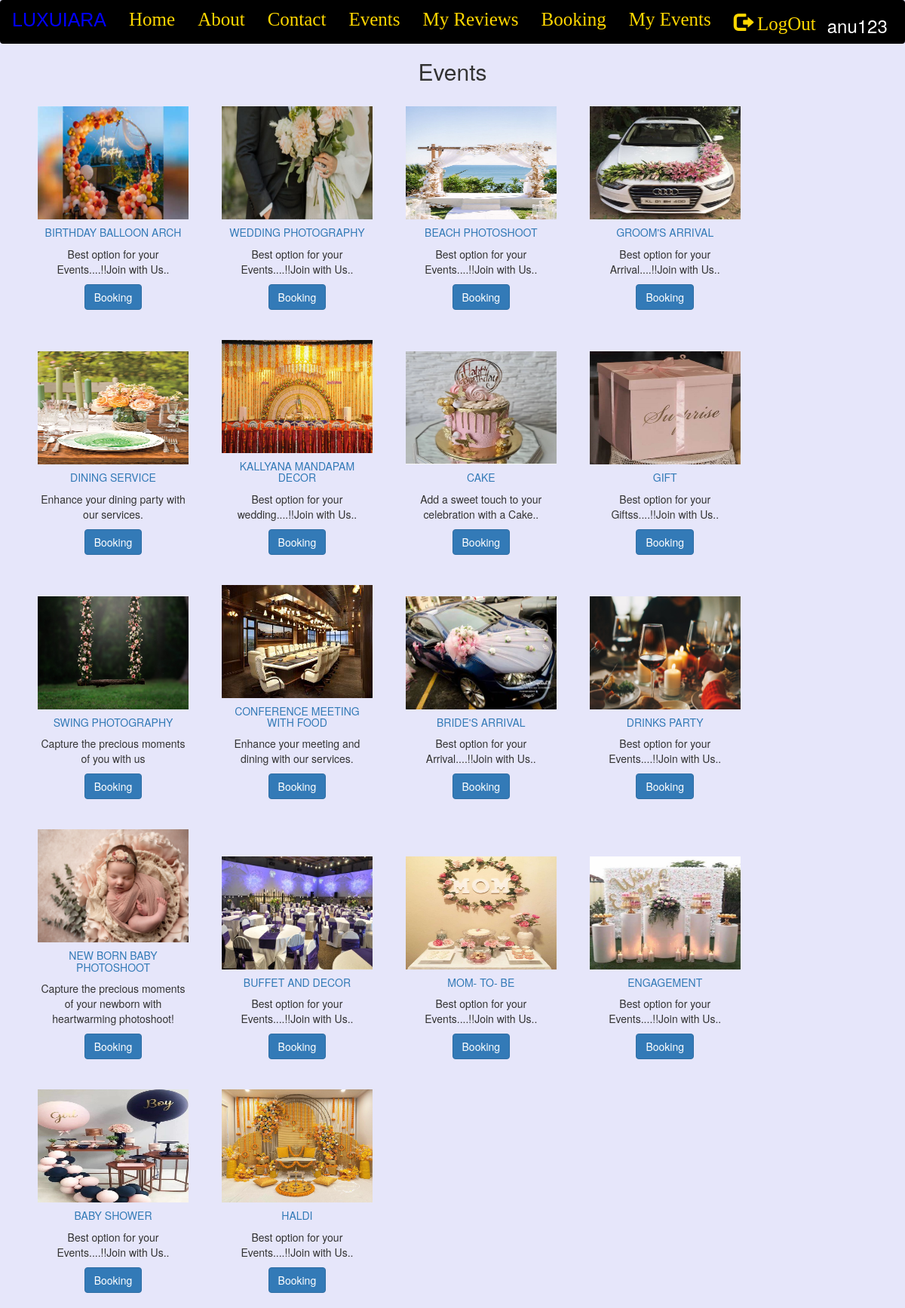
Screenshot of /events/ (signed in) with the database file from the repository.
### myapp/models.py (models this page shows, shortened)
class Event(models.Model):
    img=models.ImageField(upload_to="pic")
    name=models.CharField(max_length=50)
    desc=models.CharField(max_length=500)

### myapp/views.py (the view)
# urls.py: path('events/',views.events,name='events'),
@login_required
def events(request):
    dict_eve={
        'eve':Event.objects.all()
    }
    return render(request,'events.html',dict_eve)

### templates/events.html (shortened to what this page needs)
{% extends 'base.html' %}
{% load static %}
{% block content %}
<h2 class="text-center">Events</h2>
<div class="container">
    {% for event in eve %}
    <div class="card text-center" style="width: 20rem; display:inline-block;margin: 20px;">
        <img src="{{ event.img.url }}" class="card-img-top" alt="..." height="150px" width="200px">
        <div class="card-body">
            <h5 class="card-title">
                <a href="{% url 'event_detail' event.id %}">{{ event.name }}</a>
            </h5>
            <p class="card-text">{{ event.desc }}</p>
        </div>
        <a href="{% url 'booking' %}" class="btn btn-primary">Booking</a>
    </div>
    {% endfor %}
</div>
{% endblock %}

### templates/base.html (shortened to what this page needs)
 {% load static%}
<!DOCTYPE html>
<html lang="en">
<head>
    <link rel="stylesheet" href="https://maxcdn.bootstrapcdn.com/bootstrap/3.4.1/css/bootstrap.min.css">
    <link href="https://cdnjs.cloudflare.com/ajax/libs/font-awesome/5.15.0/css/all.min.css" rel="stylesheet">
</head>
<body>
<nav class="navbar navbar-bg-light">
    <div class="container-fluid" >
        <div class="navbar-header">
            <a class="navbar-brand" href="{% url 'index' %}">LUXUIARA</a>
        </div>
        <ul class="nav navbar-nav mx-auto">
            <li class="active"><a href="{% url 'index' %}">Home</a></li>
            <li><a href="{% url 'about' %}">About</a></li>
             <li><a href="{% url 'contact' %}">Contact</a></li>
            {% if user.is_authenticated %}
                <li><a href="{% url 'events' %}">Events</a></li>
            {% else %}
                <li><a href="{% url 'events1' %}">Events List</a></li>
            {% endif %}
            {% if user.is_authenticated %}
                <li><a href="{% url 'feedback' %}">My Reviews</a></li>
            {% else %}
                 <li><a href="{% url 'feedback1' %}">Reviews</a></li>
            {% endif %}
            {% if user.is_authenticated %}
                <li><a href="{% url 'booking' %}">Booking</a></li>
                 <li><a href="{% url 'my_events' %}">My Events</a></li>
                <li><a href="{% url 'logout' %}"><span class="glyphicon glyphicon-log-out"></span> LogOut</a></li></ul><h3 style="color:white;">{{user.username}}</h3>
            {% else %}
                <ul class="nav navbar-nav navbar-right">
                    <li><a href="{% url 'register' %}"><span class="glyphicon glyphicon-user"></span> Sign Up</a></li>
                    <li><a href="{% url 'login' %}"><span class="glyphicon glyphicon-log-in"></span> Login</a></li>
                </ul>
            {% endif %}
    </div>
</nav>
{% block content %}
{% endblock %}
</body>
</html>

### templates/base.html (style rules this page uses)
.navbar { background-color: black !important; }
.nav li a { color:gold; font-size: 25px; font-family:Times New Roman; }
.navbar-brand { color: blue; font-size: 25px; font-family: Impact, Haettenschweiler, 'Arial Narrow Bold', sans-serif; }

### templates/events.html (style rules this page uses)
body { background-color:lavender; }

### rows the page displays
Event: img (picture), name "BIRTHDAY BALLOON ARCH", desc "Best option for your Events....!!Join with Us.."
Event: img (picture), name "WEDDING PHOTOGRAPHY", desc "Best option for your Events....!!Join with Us.."
Event: img (picture), name "BEACH PHOTOSHOOT", desc "Best option for your Events....!!Join with Us.."
Event: img (picture), name "GROOM'S ARRIVAL", desc "Best option for your Arrival....!!Join with Us.."
Event: img (picture), name "DINING SERVICE", desc "Enhance your dining party with our services."
Event: img (picture), name "KALLYANA MANDAPAM DECOR", desc "Best option for your wedding....!!Join with Us.."
Event: img (picture), name "CAKE", desc "Add a sweet touch to your celebration with a Cake.."
Event: img (picture), name "GIFT", desc "Best option for your Giftss....!!Join with Us.."
Event: img (picture), name "SWING PHOTOGRAPHY", desc "Capture the precious moments of you with us"
Event: img (picture), name "CONFERENCE MEETING WITH FOOD", desc "Enhance your meeting and dining with our services."
Event: img (picture), name "BRIDE'S ARRIVAL", desc "Best option for your Arrival....!!Join with Us.."
Event: img (picture), name "DRINKS PARTY", desc "Best option for your Events....!!Join with Us.."
Event: img (picture), name "NEW BORN BABY PHOTOSHOOT", desc "Capture the precious moments of your newborn with heartwarming photoshoot!"
Event: img (picture), name "BUFFET AND DECOR", desc "Best option for your Events....!!Join with Us.."
Event: img (picture), name "MOM- TO- BE", desc "Best option for your Events....!!Join with Us.."
Event: img (picture), name "ENGAGEMENT", desc "Best option for your Events....!!Join with Us.."
Event: img (picture), name "BABY SHOWER", desc "Best option for your Events....!!Join with Us.."
Event: img (picture), name "HALDI", desc "Best option for your Events....!!Join with Us.."

### other values shown
{{ user.username }} "anu123"
